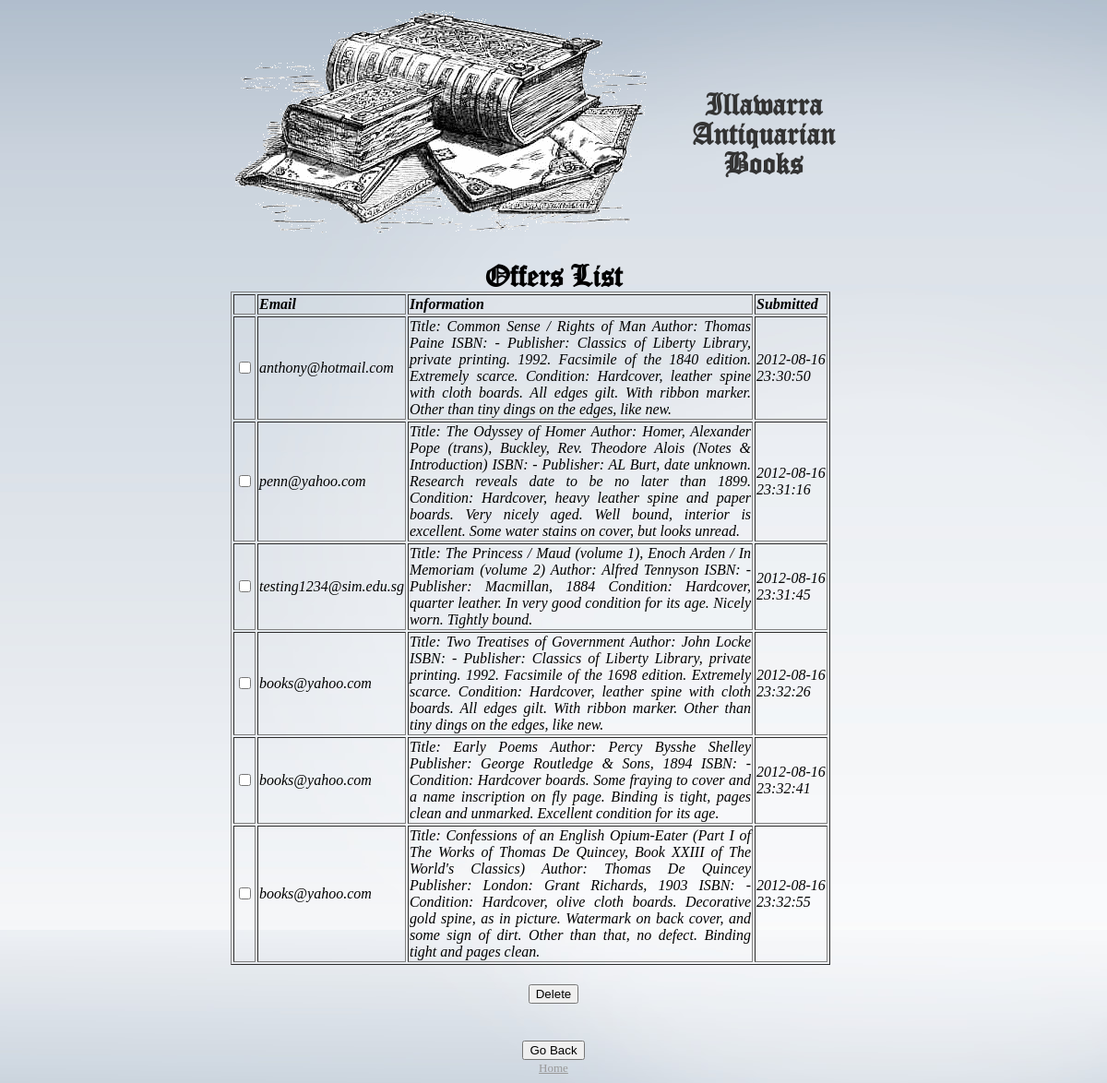
Screenshot of /ViewOffers.php (signed in) with the database file from the repository.
### tables this page shows
CREATE TABLE IF NOT EXISTS `offers` (
  `offersid` int(11) NOT NULL AUTO_INCREMENT,
  `email` varchar(32) NOT NULL,
  `details` longtext NOT NULL,
  `submitdate` varchar(20) NOT NULL,
  PRIMARY KEY (`offersid`)
);

### ViewOffers.php (the view, shortened to what this page needs)
<?php
$method = $_SERVER["REQUEST_METHOD"];
if ($method == "POST") {
    delete();
} else {
    form();
}
function form() {
    $phpself = $_SERVER["PHP_SELF"];
    $mysqli = new mysqli('localhost', 'root', '', 'iab');
    $stmt = $mysqli->prepare("select offersid, email, details, submitdate from Offers");
    $stmt->execute();
    $stmt->bind_result($id, $email, $details, $time);
    echo <<<HEADER
<!DOCTYPE html>
<html>
    <head><title>Users' book offers</title>
    <link rel="stylesheet" type="text/css" href="./css/style1.css"/>
        <meta http-equiv="Content-Type" content="text/html; charset=UTF-8">
        <script type="text/javascript" src="./js/multipledelete.js"></script>
    </head>
    <body>
        <div class="head">
            <table>
                <tr>
                    <th><img src="./siteimages/stack-of-books.jpg"/></th>
                    <td><h1>Illawarra Antiquarian Books</h1></td>
                </tr>
            </table>
        </div>
        <div class="body">
            <h1>Offers List</h1>
            <form method="post" action="$phpself">
                  <table border="1" width="650px">
                  <thead>
                    <tr>
                        <th width="5px"></th>
                        <th>Email</th>
                        <th>Information</th>
                        <th>Submitted</th>
                    </tr>
                </thead>
                <tbody>
HEADER;
    while ($stmt->fetch()) {
        $details = stripcslashes($details);
        echo <<<ROW
                    <tr>
                        <td><input type="checkbox" name="checkbox[]" id="checkbox[]"  value="$id" /></td>
                        <td>$email</td>
                        <td>$details</td>
                        <td>$time</td>
                    </tr>
ROW;
    }
    echo <<<FOOTER
                </tbody>
                </table>
                <h3><input id='delete' type='submit' name='delete' value='Delete'/></h3><br/>
                </form>
            <h3><input type='button' onclick="window.location='./VendorLogin.php'" value='Go Back'/></h3>
        </div>
        <div class="foot">
            <a href="./index.php">Home</a>
        </div>
    </body>
</html>
FOOTER;
}
?>

### css/style1.css (style rules this page uses)
body { background-repeat: no-repeat; background-attachment: fixed; background-image: url(../siteimages/background.jpg); }
.head { display:block; width:100%; margin: 0 auto; text-align:center; width:700px; font-size:36px; font-style: normal; font-family: old_font; color: #333333; }
.body { margin: 0 auto; width: 700px; font-family: Georgia; font-style: italic; text-align: justify; }
.foot { margin: 0 auto; width:650px; text-align: center; vertical-align: bottom; font-size: small; }
h1 { text-align: center; font-family: old_font; font-size: XX-large; font-style: normal; margin-bottom: 1px; }
h3 { text-align: center; margin-bottom: 1px; }
a:link { color:#999999; }

### rows the page displays
offers: email "anthony@hotmail.com", details "Title: Common Sense / Rights of Man Author: Thomas Paine ISBN: - Publisher: Classics of Liberty Library, private printing. 1992. Facsimile of the 1840 edition. Extremely scarce. Condition: Hardcover, leather spine with cloth boards. All edges gilt. With ribbon marker. Other than tiny dings on the edges, like new.", submitdate "2012-08-16 23:30:50"
offers: email "penn@yahoo.com", details "Title: The Odyssey of Homer Author: Homer, Alexander Pope (trans), Buckley, Rev. Theodore Alois (Notes & Introduction) ISBN: - Publisher: AL Burt, date unknown. Research reveals date to be no later than 1899. Condition: Hardcover, heavy leather spine and paper boards. Very nicely aged. Well bound, interior is excellent. Some water stains on cover, but looks unread.", submitdate "2012-08-16 23:31:16"
offers: email "testing1234@sim.edu.sg", details "Title: The Princess / Maud (volume 1), Enoch Arden / In Memoriam (volume 2) Author: Alfred Tennyson ISBN: - Publisher: Macmillan, 1884 Condition: Hardcover, quarter leather. In very good condition for its age. Nicely worn. Tightly bound.", submitdate "2012-08-16 23:31:45"
offers: email "books@yahoo.com", details "Title: Two Treatises of Government Author: John Locke ISBN: - Publisher: Classics of Liberty Library, private printing. 1992. Facsimile of the 1698 edition. Extremely scarce. Condition: Hardcover, leather spine with cloth boards. All edges gilt. With ribbon marker. Other than tiny dings on the edges, like new.", submitdate "2012-08-16 23:32:26"
offers: email "books@yahoo.com", details "Title: Early Poems Author: Percy Bysshe Shelley Publisher: George Routledge & Sons, 1894 ISBN: - Condition: Hardcover boards. Some fraying to cover and a name inscription on fly page. Binding is tight, pages clean and unmarked. Excellent condition for its age.", submitdate "2012-08-16 23:32:41"
offers: email "books@yahoo.com", details "Title: Confessions of an English Opium-Eater (Part I of The Works of Thomas De Quincey, Book XXIII of The World's Classics) Author: Thomas De Quincey Publisher: London: Grant Richards, 1903 ISBN: - Condition: Hardcover, olive cloth boards. Decorative gold spine, as in picture. Watermark on back cover, and some sign of dirt. Other than that, no defect. Binding tight and pages clean.", submitdate "2012-08-16 23:32:55"
